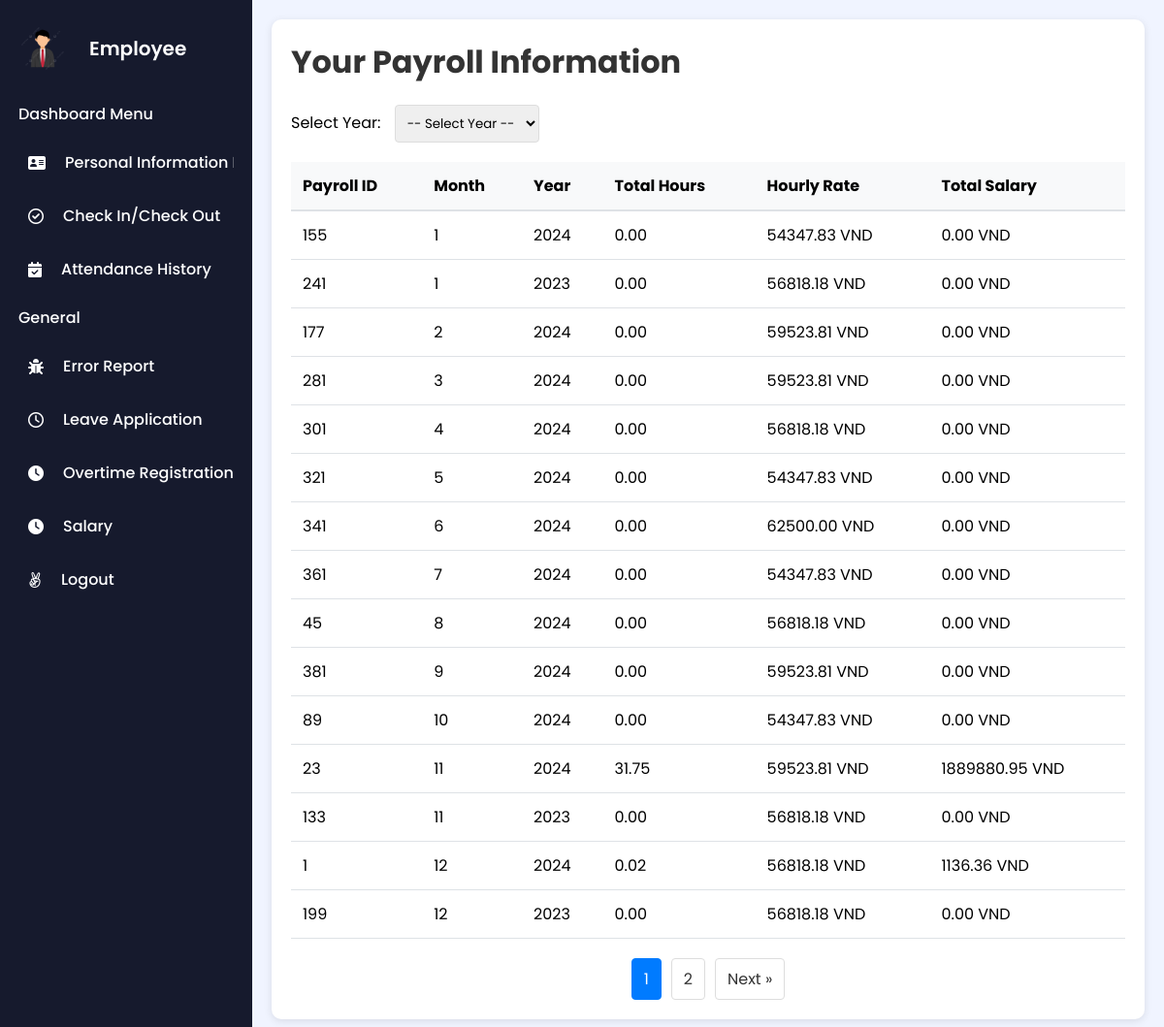
/index.php?action=viewEmployeePayroll (signed in), run on an earlier commit of the app's database.
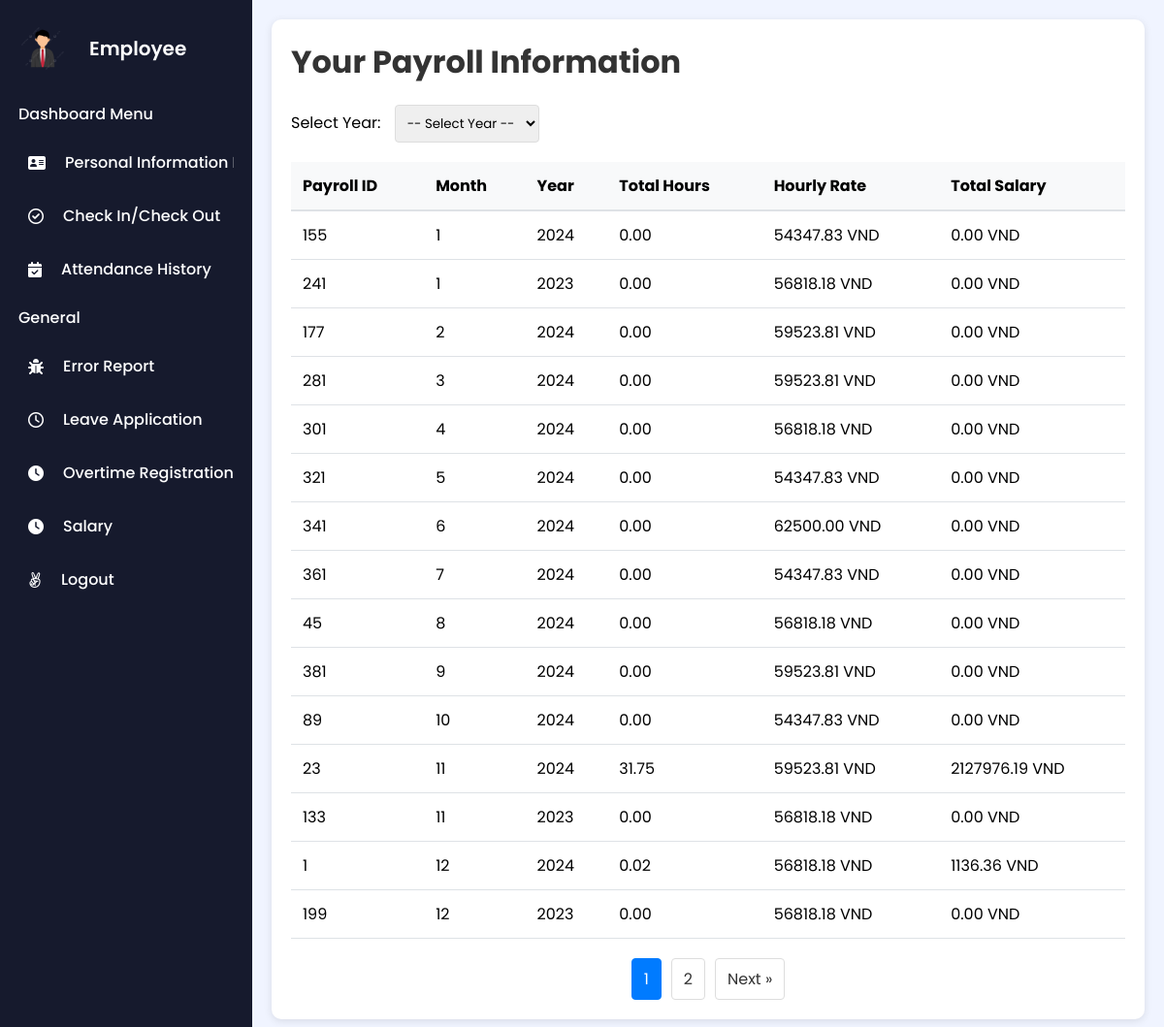
And on a later commit of the database.
### tables this page shows
CREATE TABLE `payroll` (
  `PayrollID` int(11) NOT NULL,
  `EmployeeID` int(11) NOT NULL,
  `Month` int(2) NOT NULL,
  `Year` int(4) NOT NULL,
  `TotalHours` decimal(10,2) NOT NULL,
  `HourlyRate` decimal(12,2) NOT NULL,
  `ActualSalary` decimal(12,2) NOT NULL DEFAULT 0.00
);

### controllers/Employee/EmployeePayrollController.php (called while the page is built)
<?php
require_once 'models/Employee/EmployeePayrollModel.php';
class EmployeePayrollController {
    private $model;
    public function __construct($dbConnection) {
        $this->model = new EmployeePayrollModel($dbConnection);
    }
    public function showPayroll($employeeId) {
        $year = isset($_GET['year']) ? $_GET['year'] : null;
        $page = isset($_GET['page']) ? (int)$_GET['page'] : 1;
        $totalPages = $this->model->getTotalPages($employeeId, $year);
        $page = max(1, min($page, $totalPages));
        $payrolls = $this->model->getEmployeePayroll($employeeId, $year, $page);
        include 'views/employee/salary/employee_payroll_view.php';
    }
}
?>

### models/Employee/EmployeePayrollModel.php (called while the page is built, shortened)
<?php
class EmployeePayrollModel {
    private $db;
    private $itemsPerPage = 15;
    public function __construct($dbConnection) {
        $this->db = $dbConnection;
    }
    public function getEmployeePayroll($employeeId, $year = null, $page = 1) {
        $offset = ($page - 1) * $this->itemsPerPage;
        $params = [$employeeId];
        $sql = "SELECT PayrollID, Month, Year, TotalHours, HourlyRate, ActualSalary
                FROM payroll
                WHERE EmployeeID = ?";
        $sql .= " ORDER BY Year DESC, Month DESC LIMIT " . $this->itemsPerPage . " OFFSET " . $offset;
        $stmt = $this->db->prepare($sql);
        $stmt->execute($params);
        return $stmt->fetchAll(PDO::FETCH_ASSOC);
    }
    public function getTotalPages($employeeId, $year = null) {
        $params = [$employeeId];
        $sql = "SELECT COUNT(*) as total FROM payroll WHERE EmployeeID = ?";
        $stmt = $this->db->prepare($sql);
        $stmt->execute($params);
        $result = $stmt->fetch(PDO::FETCH_ASSOC);
        return ceil($result['total'] / $this->itemsPerPage);
    }
}
?>

### views/employee/salary/employee_payroll_view.php (the view, shortened to what this page needs)
<!DOCTYPE html>
<html lang="en">
<head>
    <link rel="stylesheet" href="assets/css/Employee/employee_payroll_view.css">
</head>
<body>
    <div class="sidebar">
        <?php include 'views/layouts/sidebar.php'; ?>
    </div>
    <div class="main-content">
        <div class="payroll-container">
            <div class="payroll-header">
                <h1>Your Payroll Information</h1>
                <form method="GET" action="" class="year-filter">
                    <label for="year">Select Year:</label>
                    <select name="year" id="year" onchange="this.form.submit()">
                        <option value="">-- Select Year --</option>
                    </select>
                </form>
            </div>
            <div class="table-container">
                <table>
                    <thead>
                        <tr>
                            <th>Payroll ID</th>
                            <th>Month</th>
                            <th>Year</th>
                            <th>Total Hours</th>
                            <th>Hourly Rate</th>
                            <th>Total Salary</th>
                        </tr>
                    </thead>
                    <tbody>
                        <?php if (!empty($payrolls)): ?>
                            <?php
                            usort($payrolls, function($a, $b) {
                                return $a['Month'] - $b['Month'];
                            });
                            foreach ($payrolls as $payroll): ?>
                                <tr>
                                    <td><?= htmlspecialchars($payroll['PayrollID']) ?></td>
                                    <td><?= htmlspecialchars($payroll['Month']) ?></td>
                                    <td><?= htmlspecialchars($payroll['Year']) ?></td>
                                    <td><?= htmlspecialchars($payroll['TotalHours']) ?></td>
                                    <td><?= htmlspecialchars($payroll['HourlyRate']) ?> VND</td>
                                    <td><?= htmlspecialchars($payroll['ActualSalary']) ?> VND</td>
                                </tr>
                            <?php endforeach; ?>
                        <?php else: ?>
                            <tr>
                                <td colspan="6">No payroll data available for this employee.</td>
                            </tr>
                        <?php endif; ?>
                    </tbody>
                </table>
            </div>
            <?php if ($totalPages > 1): ?>
            <div class="pagination">
                <?php
                $yearParam = isset($_GET['year']) && !empty($_GET['year']) ? "&year=" . $_GET['year'] : "";
                ?>
                <?php for ($i = 1; $i <= $totalPages; $i++): ?>
                    <a href="?action=viewEmployeePayroll<?= $yearParam ?>&page=<?= $i ?>"
                       class="<?= $i === $page ? 'active' : '' ?>">
                        <?= $i ?>
                    </a>
                <?php endfor; ?>
                <?php if ($page < $totalPages): ?>
                    <a href="?action=viewEmployeePayroll<?= $yearParam ?>&page=<?= $page+1 ?>">Next &raquo;</a>
                <?php endif; ?>
            </div>
            <?php endif; ?>
        </div>
    </div>
</body>
</html>

What changed in the data, as far as the page shows it:
changed payroll id 23: ActualSalary "1889880.95" → "2127976.19"
